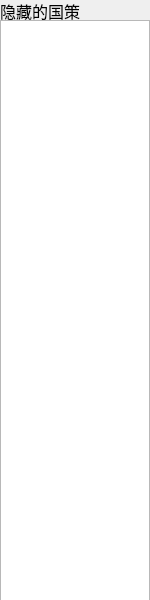
<?xml version="1.0" encoding="UTF-8"?>
<ui version="4.0">
 <class>FocusListView</class>
 <widget class="QWidget" name="FocusListView">
  <property name="geometry">
   <rect>
    <x>0</x>
    <y>0</y>
    <width>150</width>
    <height>600</height>
   </rect>
  </property>
  <property name="font">
   <font>
    <pointsize>12</pointsize>
   </font>
  </property>
  <property name="windowTitle">
   <string>Form</string>
  </property>
  <widget class="QLabel" name="label">
   <property name="geometry">
    <rect>
     <x>0</x>
     <y>0</y>
     <width>151</width>
     <height>21</height>
    </rect>
   </property>
   <property name="text">
    <string>隐藏的国策</string>
   </property>
  </widget>
  <widget class="ExtendedListView" name="listView">
   <property name="geometry">
    <rect>
     <x>0</x>
     <y>20</y>
     <width>150</width>
     <height>581</height>
    </rect>
   </property>
  </widget>
 </widget>
 <customwidgets>
  <customwidget>
   <class>ExtendedListView</class>
   <extends>QListView</extends>
   <header>focuslistview.h</header>
  </customwidget>
 </customwidgets>
 <resources/>
 <connections/>
</ui>
